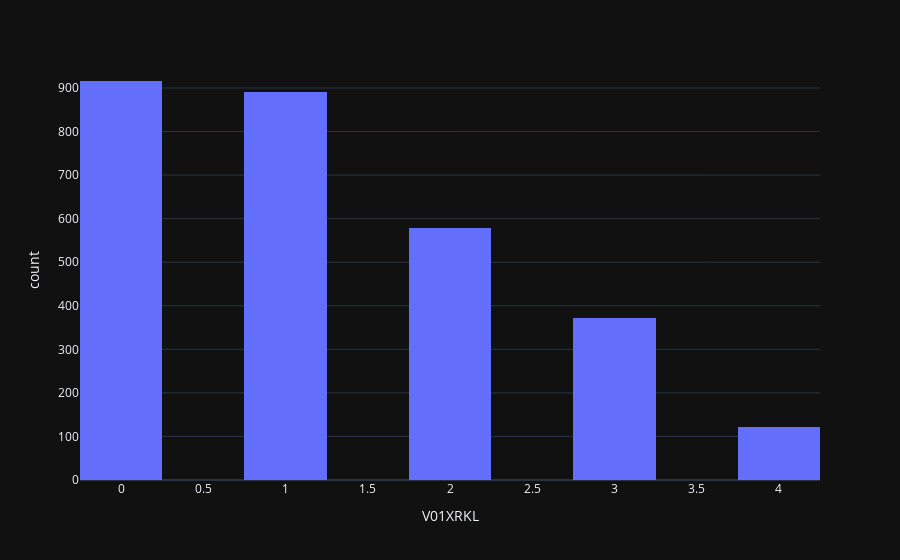

Notebook code cell kept with this figure:
### Markdown cell above
## 1.2 K-L Data Distribution

### Code cell
from missing_imputation import moaks_shared_kl_drop_df

k_l_distribution_12_month = px.histogram(moaks_shared_kl_drop_df, x='V01XRKL', nbins=20)
display(Markdown('### 1.2.1 K-L score histogram at 12-month follow-up'))
k_l_distribution_12_month.show()

### Figure 1 — Plotly figure (JSON) as saved in the notebook; plotly's stock layout.template omitted (floating-point values rounded to 4 significant figures; data arrays with more than 128 entries replaced by an {"elided": "..."} marker saying what was removed)
{"data": [{"bingroup": "x", "hovertemplate": "V01XRKL=%{x}<br>count=%{y}<extra></extra>", "legendgroup": "", "marker": {"color": "#636efa", "pattern": {"shape": ""}}, "name": "", "nbinsx": 20, "orientation": "v", "showlegend": false, "x": {"elided": "2879 float values"}, "xaxis": "x", "yaxis": "y", "type": "histogram"}], "layout": {"xaxis": {"anchor": "y", "domain": [0.0, 1.0], "title": {"text": "V01XRKL"}}, "yaxis": {"anchor": "x", "domain": [0.0, 1.0], "title": {"text": "count"}}, "legend": {"tracegroupgap": 0}, "margin": {"t": 60}, "barmode": "relative"}}
